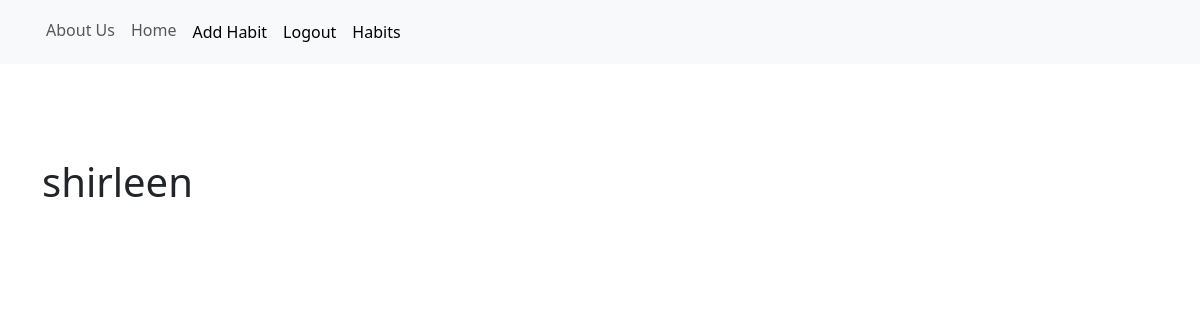
/myhabit/ (signed in), run on an earlier commit of the app's database.
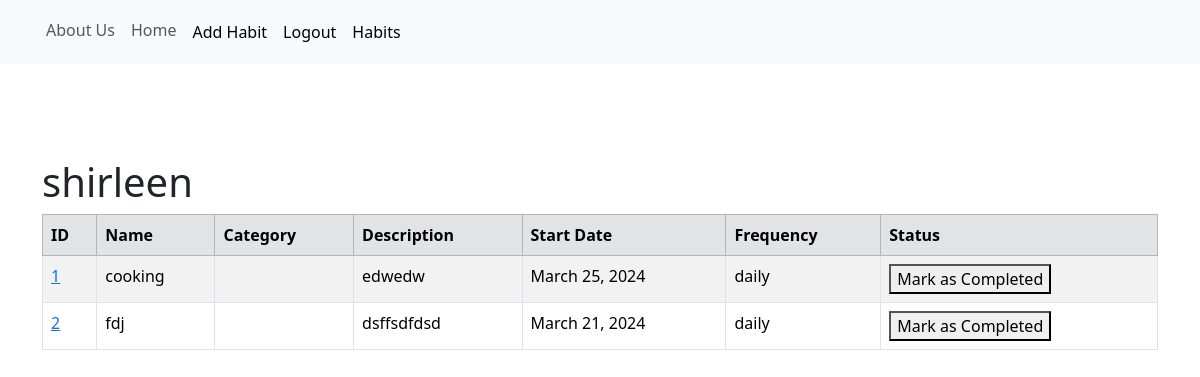
And on a later commit of the database.
### main/models.py (models this page shows, shortened)
class Habit(models.Model):
    HABIT_FREQUENCY_CHOICES = (
        ('daily', 'Daily'),
        ('weekly', 'Weekly'),
        ('monthly', 'Monthly'),
    )
    user = models.ForeignKey(User, on_delete=models.CASCADE, default=1)
    name = models.CharField(max_length=100)
    category = models.TextField(default= "")
    description = models.TextField()
    frequency = models.CharField(max_length=20, choices=HABIT_FREQUENCY_CHOICES)
    start_date = models.DateField()
    completed = models.BooleanField(default=False)

### main/views.py (the view)
# urls.py: path("myhabit/", views.myhabit, name="myhabit"),
def myhabit(request):
    habits = Habit.objects.filter(user=request.user)
    return render(request, 'myhabit.html', {'habits':habits})

### main/templates/myhabit.html (shortened to what this page needs)
{% extends 'base.html' %}
{% block content %}
  {% if user.is_authenticated %}
  <h1>{{user.username}}</h1>
  <table class="table table-hover table-bordered table-striped">
        {%if habits %}
        <thead>
          <tr class="table-secondary">
            <th scope="col">ID</th>
            <th scope="col">Name</th>
            <th scope="col">Category</th>
            <th scope="col">Description</th>
            <th scope="col">Start Date</th>
            <th scope="col">Frequency</th>
            <th scope="col">Status</th>
          </tr>
        </thead>
        <tbody>
        {% for habit in habits %}
         <tr>
            <td><a href="{% url 'habit' habit.id %}" >{{habit.id}}</a></td>
            <td>{{habit.name}}</td>
            <td>{{habit.category}}</td>
            <td>{{habit.description}}</td>
            <td>{{habit.start_date}}</td>
            <td>{{habit.frequency}}</td>
            <td>{% if habit.completed %}
                  <span style="color: green;">Completed</span>
                {% else %}
                  <button class="complete-habit" data-habit-id="{{ habit.id }}">Mark as Completed</button>
                {% endif %}
              </td>
          </tr>
        {% endfor %}
      {% endif %}
    </tbody>
  </table>
  {%else%}
  <p>No records</p>
{% endif %}
{% endblock %}

What changed in the data, as far as the page shows it:
added Habit: id "1", name "cooking", description "edwedw", start_date "March 25, 2024", frequency "daily"
added Habit: id "2", name "fdj", description "dsffsdfdsd", start_date "March 21, 2024", frequency "daily"
Also different on the page:
text now shown: "ID Name Category Description Start Date Frequency Status"
